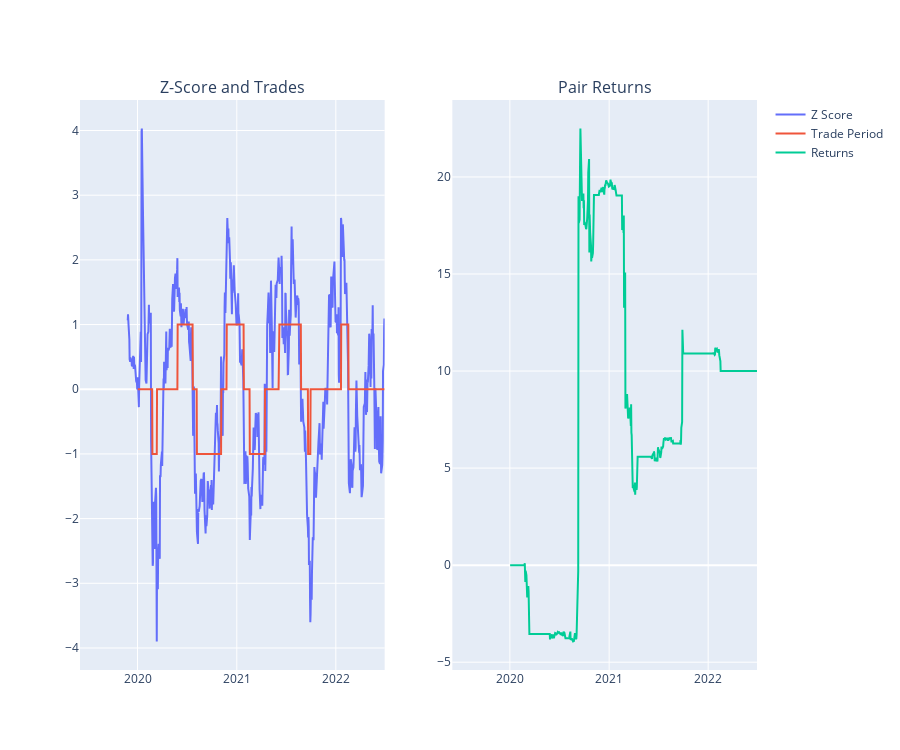

The notebook cell this image was saved under:
### Markdown cell above
!['Z Score'](../data/images/z_score.png)

### Code cell
data['pair returns'] = ((((X2-data["Hedge Ratio"]*X1).pct_change()))*data['all trades']).cumsum()

fig = make_subplots(rows=1, cols=2, subplot_titles=("Z-Score and Trades", "Pair Returns"))
fig.add_trace(go.Scatter(x=data.index, y=data['Z_Score'], name='Z Score'), row=1,col=1)
fig.add_trace(go.Scatter(x=data.index, y=data["all trades"], name='Trade Period'), row=1,col=1)
fig.add_trace(go.Scatter(x=data.index, y=data['pair returns'], name='Returns'), row=1,col=2)

fig.update_layout(hovermode='x', height=750)
fig.show()

### Figure 1 — Plotly figure (JSON) as saved in the notebook; plotly's stock layout.template omitted (floating-point values rounded to 4 significant figures; data arrays with more than 128 entries replaced by an {"elided": "..."} marker saying what was removed)
{"data": [{"name": "Z Score", "type": "scatter", "x": {"elided": "777 str values"}, "xaxis": "x", "y": {"elided": "777 float values"}, "yaxis": "y"}, {"name": "Trade Period", "type": "scatter", "x": {"elided": "777 str values"}, "xaxis": "x", "y": {"elided": "777 int values"}, "yaxis": "y"}, {"name": "Returns", "type": "scatter", "x": {"elided": "777 str values"}, "xaxis": "x2", "y": {"elided": "777 float values"}, "yaxis": "y2"}], "layout": {"annotations": [{"font": {"size": 16}, "showarrow": false, "text": "Z-Score and Trades", "x": 0.225, "xanchor": "center", "xref": "paper", "y": 1, "yanchor": "bottom", "yref": "paper"}, {"font": {"size": 16}, "showarrow": false, "text": "Pair Returns", "x": 0.775, "xanchor": "center", "xref": "paper", "y": 1, "yanchor": "bottom", "yref": "paper"}], "height": 750, "hovermode": "x", "xaxis": {"anchor": "y", "domain": [0, 0.45]}, "xaxis2": {"anchor": "y2", "domain": [0.55, 1]}, "yaxis": {"anchor": "x", "domain": [0, 1]}, "yaxis2": {"anchor": "x2", "domain": [0, 1]}}}
